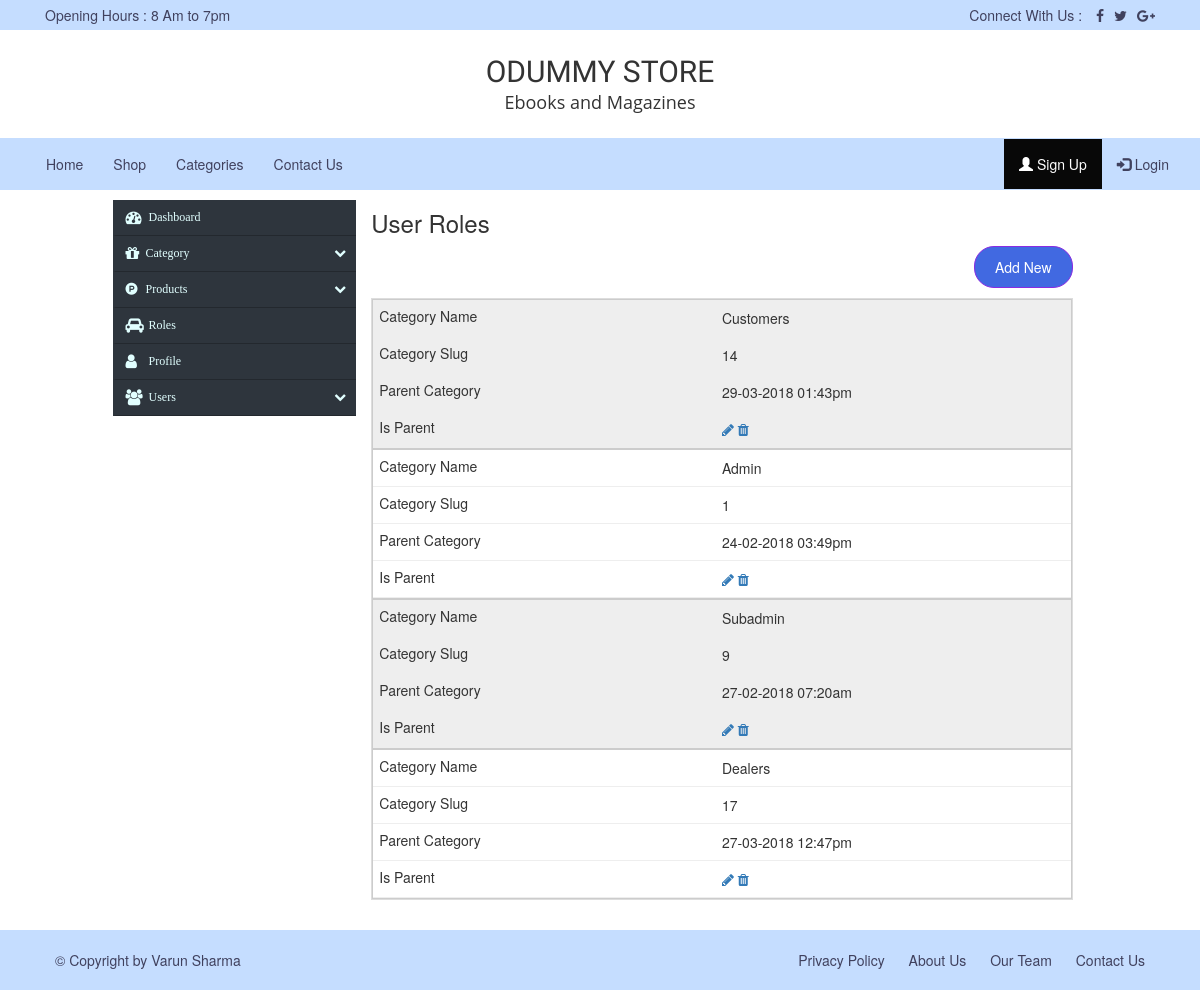
/index.php/roles, run on the app's committed database.
### tables this page shows
CREATE TABLE `user_role` (
  `role_id` int(11) NOT NULL,
  `user_role` varchar(255) NOT NULL,
  `created_at` timestamp NOT NULL DEFAULT CURRENT_TIMESTAMP ON UPDATE CURRENT_TIMESTAMP,
  `updated_at` timestamp NOT NULL DEFAULT '0000-00-00 00:00:00'
);

### application/controllers/Roles.php (called while the page is built, shortened)
<?php
class Roles extends My_Controller{
  public function __construct(){
    $this->load->library(array('form_validation','pagination','user_agent'));
    $this->load->helper('form','url');
    $this->load->model('Roles_Model');
  }
  public function index(){
    $this->data['page_title']='Roles';
    $total_records=$this->Roles_Model->countRoles();
    $page = ($this->uri->segment(2)) ? $this->uri->segment(2) : 0;
    $limit_per_page=5;
    if ($total_records > 0)
        {
			$this->data['role_data']=$this->Roles_Model->RolesTable($limit_per_page,$page);
			$config['base_url'] = base_url().'roles/';
			$config['total_rows'] = $total_records;
			$config['per_page'] = $limit_per_page;
			$config['uri_segment'] = 2;
			$this->pagination->initialize($config);
			$this->data['links'] = $this->pagination->create_links();
		}
    $this->load->view($this->data['active_theme'].'/admin/roles/index',$this->data);
  }
}
?>

### index.php (called while the page is built, shortened)
<?php
require_once BASEPATH.'core/CodeIgniter.php';

### application/models/Roles_Model.php (called while the page is built, shortened)
<?php
class Roles_Model extends CI_Model{
  protected $table_name="user_role";
  public function RolesTable($limit=null,$start=null,$order_col='updated_at',$order_by='DESC'){
		$query=$this->db->select('*')
			->from($this->table_name)
			->order_by($order_col,$order_by)
      ->limit($limit,$start)
			->get()->result_array();
		return $query;
	}
}
 ?>

### application/views/themes/ebook/admin/roles/index.php (the view, shortened to what this page needs)
<div class="main-content">
<div class="container-fluid">
	<div class="col-xs-12 col-lg-10 col-center padding-0">
<div class="col-xs-12 col-lg-3 pull-left padding-0">
</div>
<div class="col-xs-12 col-lg-9 pull-left">
	<h3>User Roles</h3>
	<div class="row">
		<div class="col-sm-12">
			<a href="<?=base_url('admin/role/add')?>" class="pull-right add_new margin-bottom-10">Add New</a>
		</div>
	</div>
	<div class="row">
		<div class="col-sm-12">
<table class="table table-bordered category_table">
<tbody>
<?php if(!empty($role_data)):?>
<?php foreach($role_data as $role){?>
	<tr>
	<td><?=ucfirst($role['user_role'])?></td>
	<td><?=$role['role_id']?></td>
	<td><?=date('d-m-Y h:ia',strtotime($role['created_at']))?></td>
	<td>
		<a href="<?=base_url('admin/role/edit/')?><?=$role['role_id']?>"><i class="fa fa-pencil"></i></a>
		<a href="<?=base_url('admin/role/delete/')?><?=$role['role_id']?>"><i class="fa fa-trash"></i></a>
	</td>
	</tr>
<?php } ?>
<?php else:?>
<tr>
	<td colspan="7"><p>No category can match your criteria</p></td>
</tr>
<?php endif;?>
</tbody>
</table>
					</div>
</div>
</div>
</div>
</div>
</div>

### assets/custom/css/signup.css (style rules this page uses)
.main-content { padding:20px 0; }
.col-center { float: none; margin: 0 auto; display: table; }
.padding-0 { padding:0; }
table.category_table { width: 100%; border-collapse: collapse; }
.category_table tr:nth-of-type(odd) { background: #eee; }
.category_table td,.category_table th { padding: 6px; border: 1px solid #ccc; text-align: left; }
.h1, .h2, .h3, h1, h2, h3 { margin-top: 10px; margin-bottom: 10px; }
@media only screen and (max-width: 760px),
(min-device-width: 768px) and (max-device-width: 1024px) { table.category_table,.category_table thead,.category_table tbody,.category_table th,.category_table td,.category_table tr { display: block; } }
@media only screen and (max-width: 760px),
(min-device-width: 768px) and (max-device-width: 1024px) { .main-content { padding: 10px 0; } }
@media only screen and (max-width: 760px),
(min-device-width: 768px) and (max-device-width: 1024px) { .category_table tr { border: 1px solid #ccc; } }
@media only screen and (max-width: 760px),
(min-device-width: 768px) and (max-device-width: 1024px) { .category_table td { border: none !important; border-bottom: 1px solid #eee !important; position: relative !important; padding-left: 50% !important; } }
@media only screen and (max-width: 760px),
(min-device-width: 768px) and (max-device-width: 1024px) { .category_table td:before { position: absolute; top: 6px; left: 6px; width: 45%; padding-right: 10px; white-space: nowrap; } }
@media only screen and (max-width: 760px),
(min-device-width: 768px) and (max-device-width: 1024px) { .category_table td:nth-of-type(1):before { content: "Category Name"; } }
@media only screen and (max-width: 760px),
(min-device-width: 768px) and (max-device-width: 1024px) { .category_table td:nth-of-type(2):before { content: "Category Slug"; } }
@media only screen and (max-width: 760px),
(min-device-width: 768px) and (max-device-width: 1024px) { .category_table td:nth-of-type(3):before { content: "Parent Category"; } }
@media only screen and (max-width: 760px),
(min-device-width: 768px) and (max-device-width: 1024px) { .category_table td:nth-of-type(4):before { content: "Is Parent"; } }
.margin-bottom-10 { margin-bottom:10px; }
.add_new { display: table; border: 1px solid blueviolet; padding: 10px 20px; background: royalblue; color: #fff; border-radius: 20px; text-decoration:none; }

### data on the page
user_role: user_role "Customers", role_id "14", created_at "29-03-2018 01:43pm"
user_role: user_role "Admin", role_id "1", created_at "24-02-2018 03:49pm"
user_role: user_role "Subadmin", role_id "9", created_at "27-02-2018 07:20am"
user_role: user_role "Dealers", role_id "17", created_at "27-03-2018 12:47pm"
